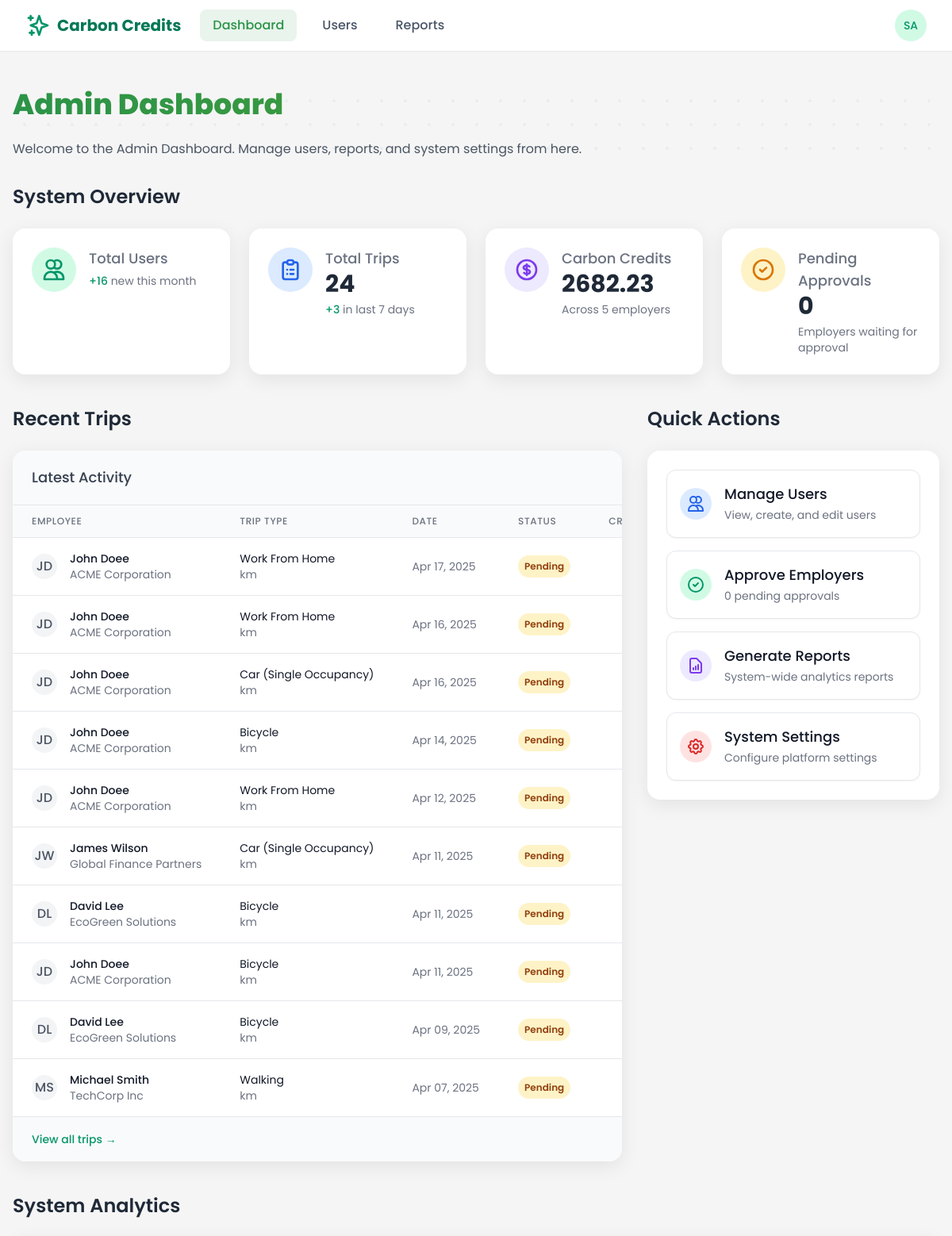
Before: /systemadmin/ (signed in, upper part) with the older database file.
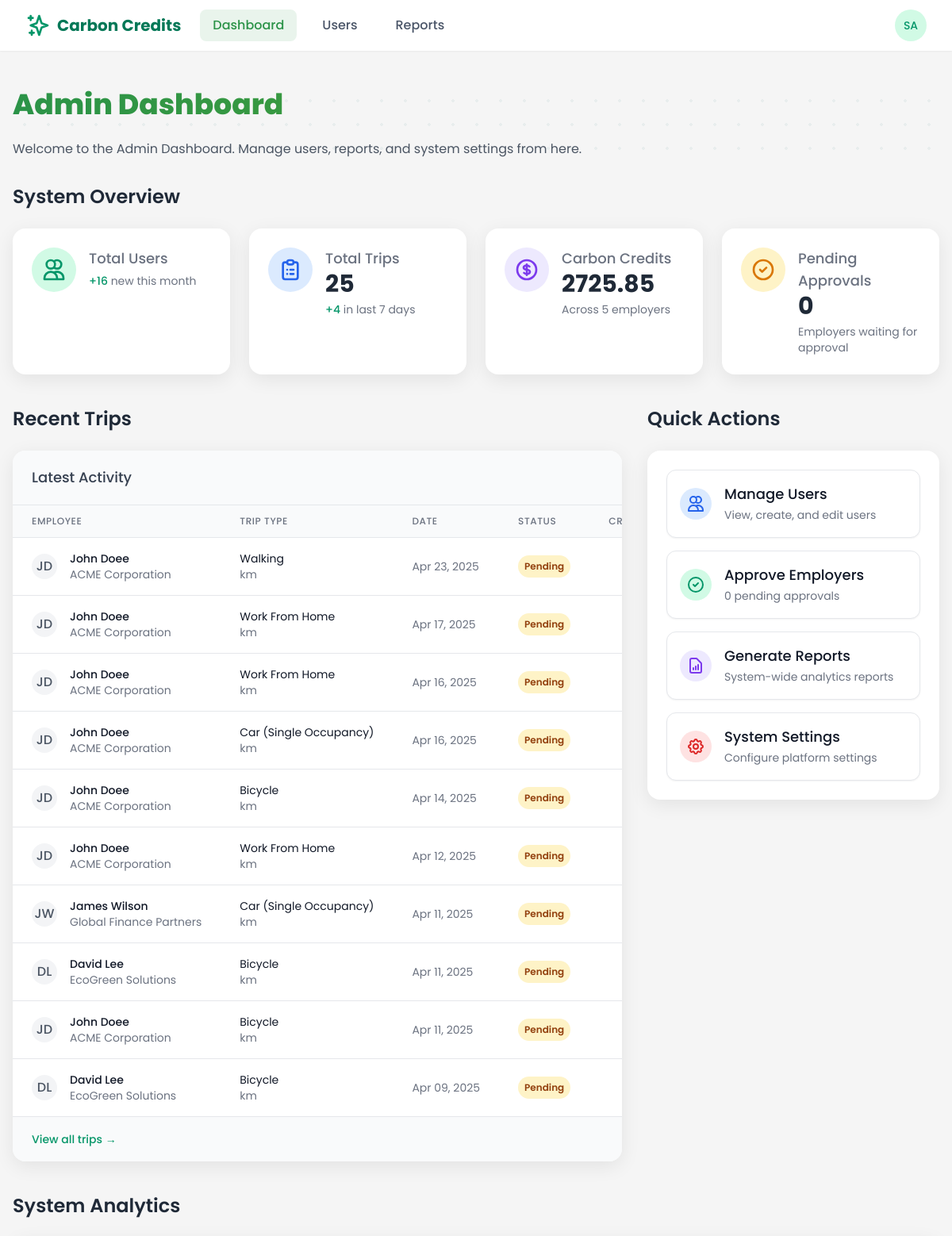
After: the same page with the newer database file.
### trips/models.py (models this page shows, shortened)
class Trip(models.Model):
    TRANSPORT_MODES = (
        ('car', 'Car (Single Occupancy)'),
        ('carpool', 'Carpool'),
        ('public_transport', 'Public Transport'),
        ('bicycle', 'Bicycle'),
        ('walking', 'Walking'),
        ('work_from_home', 'Work From Home'),
    )
    VERIFICATION_STATUS = (
        ('pending', 'Pending'),
        ('verified', 'Verified'),
        ('rejected', 'Rejected'),
        ('flagged', 'Flagged for Review'),
    )
    employee = models.ForeignKey(
        EmployeeProfile,
        on_delete=models.CASCADE,
        related_name='trips'
    )
    start_location = models.ForeignKey(
        Location,
        on_delete=models.SET_NULL,
        related_name='trip_starts',
        null=True
    )
    end_location = models.ForeignKey(
        Location,
        on_delete=models.SET_NULL,
        related_name='trip_ends',
        null=True
    )
    start_time = models.DateTimeField()
    end_time = models.DateTimeField(null=True, blank=True)
    transport_mode = models.CharField(
        max_length=20,
        choices=TRANSPORT_MODES
    )
    distance_km = models.DecimalField(
        max_digits=8,
        decimal_places=2,
        null=True,
        blank=True
    )
    carbon_savings = models.DecimalField(
        max_digits=8,
        decimal_places=2,
        null=True,
        blank=True
    )
    credits_earned = models.DecimalField(
        max_digits=8,
        decimal_places=2,
        null=True,
        blank=True
    )
    proof_image = models.ImageField(
        upload_to='trip_proofs/',
        null=True,
        blank=True
    )
    verification_status = models.CharField(
        max_length=10,
        choices=VERIFICATION_STATUS,
        default='pending'
    )
    verified_by = models.ForeignKey(
        CustomUser,
        on_delete=models.SET_NULL,
        related_name='verified_trips',
        null=True,
        blank=True
    )
    duration_minutes = models.PositiveIntegerField(
        null=True,
        blank=True,
        help_text="Estimated travel time in minutes based on transport mode and distance"
    )
    created_at = models.DateTimeField(default=timezone.now)

### users/models.py (models this page shows, shortened)
class EmployeeProfile(models.Model):
    user = models.OneToOneField(
        CustomUser,
        on_delete=models.CASCADE,
        related_name='employee_profile'
    )
    employer = models.ForeignKey(
        EmployerProfile,
        on_delete=models.CASCADE,
        related_name='employees'
    )
    approved = models.BooleanField(default=False)
    created_at = models.DateTimeField(default=timezone.now)
    wallet_balance = models.DecimalField(max_digits=10, decimal_places=2, default=0)
    department = models.CharField(max_length=100, blank=True)

class CustomUser(AbstractUser):
    is_employee = models.BooleanField(default=False)
    is_employer = models.BooleanField(default=False)
    is_bank_admin = models.BooleanField(default=False)
    is_super_admin = models.BooleanField(default=False)
    email = models.EmailField(_('email address'), unique=True)
    date_joined = models.DateTimeField(default=timezone.now)
    approved = models.BooleanField(default=False)
    USERNAME_FIELD = 'email'
    REQUIRED_FIELDS = ['username', 'first_name', 'last_name']
    class Meta:
        verbose_name = _('user')
        verbose_name_plural = _('users')

class EmployerProfile(models.Model):
    user = models.OneToOneField(
        CustomUser,
        on_delete=models.CASCADE,
        related_name='employer_profile'
    )
    company_name = models.CharField(max_length=100)
    registration_number = models.CharField(max_length=50, unique=True)
    industry = models.CharField(max_length=100)
    approved = models.BooleanField(default=False)
    created_at = models.DateTimeField(default=timezone.now)
    initial_credits_allocated = models.BooleanField(default=False)
    wallet_balance = models.DecimalField(max_digits=10, decimal_places=2, default=0)

### core/views/admin_views.py (the view)
# urls.py: path('', admin_views.dashboard, name='admin_dashboard'),
@login_required
@user_passes_test(is_super_admin)
def dashboard(request):
    total_users = CustomUser.objects.count()
    employers = EmployerProfile.objects.count()
    employees = EmployeeProfile.objects.count()
    bank_admins = CustomUser.objects.filter(is_bank_admin=True).count()
    super_admins = CustomUser.objects.filter(is_super_admin=True).count()
    pending_approval = EmployerProfile.objects.filter(approved=False).count()
    total_trips = Trip.objects.count()
    thirty_days_ago = timezone.now() - timezone.timedelta(days=30)
    new_user_count = CustomUser.objects.filter(date_joined__gte=thirty_days_ago).count()
    seven_days_ago = timezone.now() - timezone.timedelta(days=7)
    recent_trip_count = Trip.objects.filter(start_time__gte=seven_days_ago).count()
    total_credits_raw = CarbonCredit.objects.aggregate(Sum('amount'))['amount__sum'] or 0
    total_credits = round(float(total_credits_raw), 2)
    pending_employers = EmployerProfile.objects.filter(approved=False).select_related('user').order_by('-created_at')[:5]
    recent_trips = Trip.objects.select_related(
        'employee', 'employee__user', 'employee__employer', 'start_location', 'end_location'
    ).order_by('-start_time')[:10]
    context = {
        'total_users': total_users,
        'employers': employers,
        'employees': employees,
        'employee_count': employees,
        'employer_count': employers,
        'bank_admin_count': bank_admins,
        'super_admin_count': super_admins,
        'pending_approval': pending_approval,
        'pending_approval_count': pending_approval,
        'total_trips': total_trips,
        'trip_count': total_trips,
        'recent_trip_count': recent_trip_count,
        'new_user_count': new_user_count,
        'total_credits': total_credits,
        'pending_employers': pending_employers,
        'recent_trips': recent_trips,
    }
    return render(request, 'admin/dashboard.html', context)

### core/views/admin_views.py (called while the page is built)
def is_super_admin(user):
    return user.is_authenticated and user.is_super_admin

### templates/admin/dashboard.html (shortened to what the changed rows need)
{% extends 'base.html' %}
{% load static %}
{% block content %}
<div class="dashboard-container px-4 py-6">
    <div class="relative mb-8">
        <div class="relative z-10">
            <h1 class="section-headline text-3xl md:text-4xl font-bold mb-6">Admin Dashboard</h1>
        </div>
    </div>
    <div class="mb-10">
        <h2 class="text-2xl font-semibold text-gray-800 mb-6">System Overview</h2>
        <div class="grid grid-cols-1 sm:grid-cols-2 lg:grid-cols-4 gap-6">
            <div class="modern-card p-6 stat-card">
                <div class="flex items-start">
                    <div class="ml-4">
                        <h3 class="text-lg font-medium text-gray-500">Total Trips</h3>
                        <p class="text-3xl font-bold text-gray-800">{{ trip_count }}</p>
                        <div class="text-sm text-gray-500 mt-1">
                            <span class="text-green-600 font-medium">+{{ recent_trip_count }}</span> in last 7 days
                        </div>
                    </div>
                </div>
            </div>
            <div class="modern-card p-6 stat-card">
                <div class="flex items-start">
                    <div class="ml-4">
                        <h3 class="text-lg font-medium text-gray-500">Carbon Credits</h3>
                        <p class="text-3xl font-bold text-gray-800 truncate" title="{{ total_credits }}">{{ total_credits|floatformat:2 }}</p>
                        <div class="text-sm text-gray-500 mt-1">
                            Across {{ employer_count }} employers
                        </div>
                    </div>
                </div>
            </div>
        </div>
    </div>
    <div class="grid grid-cols-1 lg:grid-cols-3 gap-8 mb-10">
        <div class="lg:col-span-2">
            <h2 class="text-2xl font-semibold text-gray-800 mb-6">Recent Trips</h2>
            <div class="modern-card overflow-hidden">
                <div class="overflow-x-auto">
                    <table class="min-w-full divide-y divide-gray-200">
                        <thead class="bg-gray-50">
                            <tr>
                                <th scope="col" class="px-6 py-3 text-left text-xs font-medium text-gray-500 uppercase tracking-wider">Employee</th>
                                <th scope="col" class="px-6 py-3 text-left text-xs font-medium text-gray-500 uppercase tracking-wider">Trip Type</th>
                                <th scope="col" class="px-6 py-3 text-left text-xs font-medium text-gray-500 uppercase tracking-wider">Date</th>
                                <th scope="col" class="px-6 py-3 text-left text-xs font-medium text-gray-500 uppercase tracking-wider">Status</th>
                                <th scope="col" class="px-6 py-3 text-left text-xs font-medium text-gray-500 uppercase tracking-wider">Credits</th>
                            </tr>
                        </thead>
                        <tbody class="bg-white divide-y divide-gray-200">
                            {% for trip in recent_trips %}
                            <tr>
                                <td class="px-6 py-4 whitespace-nowrap">
                                    <div class="flex items-center">
                                        <div class="h-8 w-8 rounded-full bg-gray-100 flex items-center justify-center text-gray-600 font-medium">
                                            {{ trip.employee.user.first_name|slice:":1" }}{{ trip.employee.user.last_name|slice:":1" }}
                                        </div>
                                        <div class="ml-4">
                                            <div class="text-sm font-medium text-gray-900">{{ trip.employee.user.get_full_name }}</div>
                                            <div class="text-sm text-gray-500">{{ trip.employee.employer.company_name }}</div>
                                        </div>
                                    </div>
                                </td>
                                <td class="px-6 py-4 whitespace-nowrap">
                                    <div class="text-sm text-gray-900">{{ trip.get_transport_mode_display }}</div>
                                    <div class="text-sm text-gray-500">{{ trip.distance|floatformat:1 }} km</div>
                                </td>
                                <td class="px-6 py-4 whitespace-nowrap text-sm text-gray-500">
                                    {{ trip.start_time|date:"M d, Y" }}
                                </td>
                                <td class="px-6 py-4 whitespace-nowrap">
                                    {% if trip.is_verified %}
                                    <span class="px-2 py-1 inline-flex text-xs leading-5 font-semibold rounded-full bg-green-100 text-green-800">
                                        Verified
                                    </span>
                                    {% else %}
                                    <span class="px-2 py-1 inline-flex text-xs leading-5 font-semibold rounded-full bg-yellow-100 text-yellow-800">
                                        Pending
                                    </span>
                                    {% endif %}
                                </td>
                                <td class="px-6 py-4 whitespace-nowrap text-sm text-gray-900">
                                </td>
                            </tr>
                            {% empty %}
                            <tr>
                                <td colspan="5" class="px-6 py-4 whitespace-nowrap text-sm text-gray-500 text-center">
                                    No recent trips found
                                </td>
                            </tr>
                            {% endfor %}
                        </tbody>
                    </table>
                </div>
            </div>
        </div>
        <div>
            <h2 class="text-2xl font-semibold text-gray-800 mb-6">Quick Actions</h2>
        </div>
    </div>
    <div class="mb-8">
        <h2 class="text-2xl font-semibold text-gray-800 mb-6">System Analytics</h2>
    </div>
</div>
{% endblock %}

Changed rows visible on the page:
no longer on this page (row unchanged): Trip: employee.user.first_name "M", employee.user.last_name "S", employee.user.get_full_name "Michael Smith", employee.employer.company_name "TechCorp Inc", transport_mode "Walking", start_time "Apr 07, 2025"
added Trip: employee.user.first_name "J", employee.user.last_name "D", employee.user.get_full_name "John Doee", employee.employer.company_name "ACME Corporation", transport_mode "Walking", start_time "Apr 23, 2025"
Other visible differences:
{{ trip_count }}: "24" → "25"
{{ recent_trip_count }}: "3" → "4"
{{ total_credits|floatformat:2 }}: "2682.23" → "2725.85"
